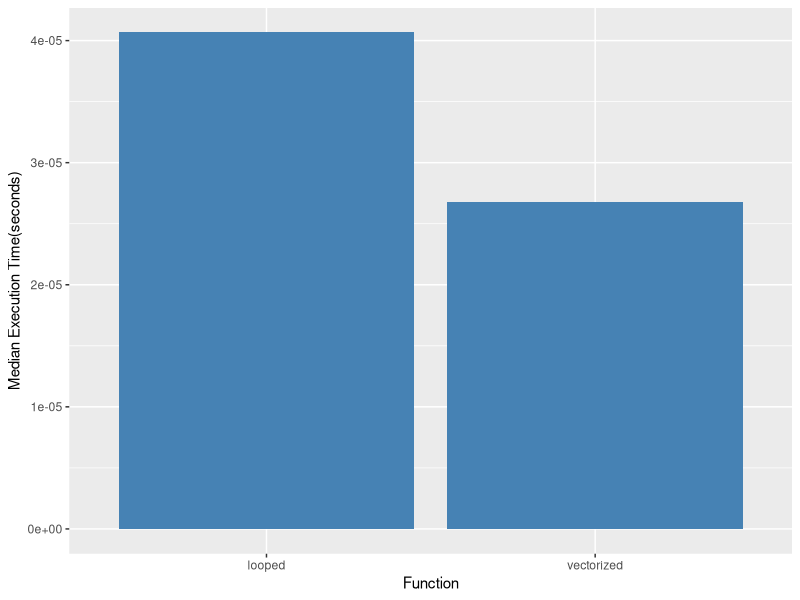
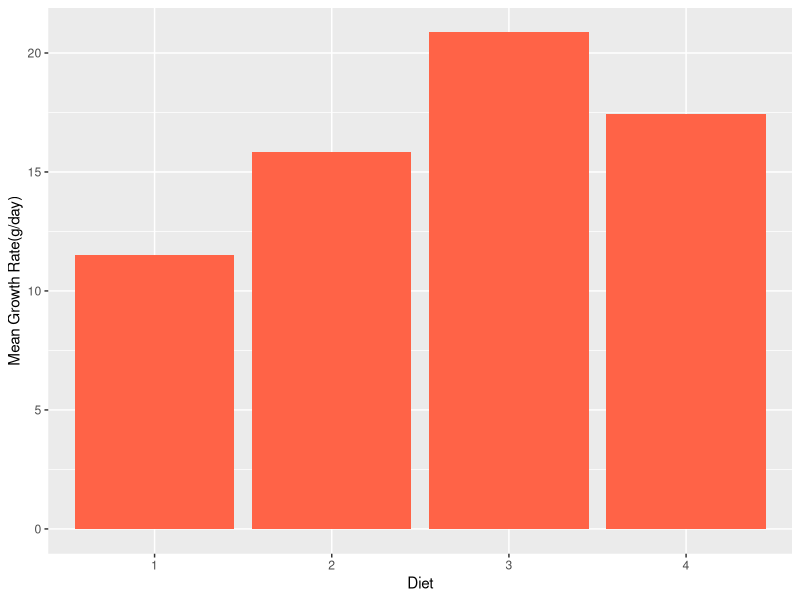
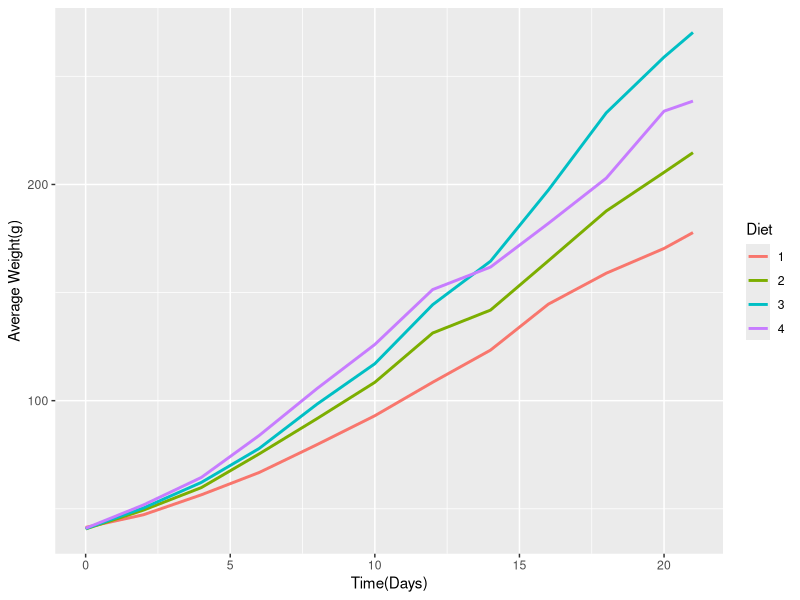

Here is the R script that generated these plots, in order:

# Your Name: Jun Zou
# Course: PHB 228, Assignment 1
# Date: 2025-4-6
# Description: This script provides solutions for Homework 1, focusing on R vectorization.

# Load required packages

library(tidyverse)
library(bench)

# Set seed for reproducibility
#We set a seed so that random processes produce consistent results each time the code is run.
set.seed(123)

# Part 2: Vectorization Implementation
# 1. Function Creation
vectorized_zscore <- function(x) {
  (x-mean(x))/sd(x)
  return(NULL) # Placeholder
}

loop_zscore <- function(x) {
  n<-length(x)
  z_scores<-numeric(n)  # create an empty numeric vector of length x
  x_mean<-mean(x)
  x_sd<-sd(x)
  
  for (i in seq_len(n)) {
    z_scores[i]<-(x[i]-x_mean)/x_sd
  }
  z_scores
  return(NULL) # Placeholder
}
#Test both functions on iris$Sepal.Length
# We verify they produce the same results.
z_vec<-vectorized_zscore(iris$Sepal.Length)
z_loop<-loop_zscore(iris$Sepal.Length)

# Print logical check: are they the same?
cat("Are the results identical? ",
    all.equal(z_vec,z_loop), "\n")
# 2. Performance Comparison
benchmark_results<-bench::mark(
  vectorized=vectorized_zscore(iris$Sepal.Length),
  looped=loop_zscore(iris$Sepal.Length),
  iterations=50
)

# Print the benchmarking results
print(benchmark_results)


# Create a bar plot comparing the *median* execution time 
# We extract the median execution times from benchmark_results and plot them.
benchmark_summary <- benchmark_results %>%
  select(expression, median) %>%
  # expression is a language object; convert to string for a nice label
  mutate(Function = as.character(expression),
         Median_Time = as.numeric(median))

# Make a simple bar plot of median execution times
benchmark_plot <- ggplot(benchmark_summary, aes(x = Function, y = Median_Time)) +
  geom_col(fill = "steelblue") +
  labs(
    x = "Function",
    y = "Median Execution Time(seconds)"
  ) 
# Save the plot
ggsave("zscore_benchmark.png", plot = benchmark_plot)



# 3. Applied Vectorization
# Use vectorized operations to create new columns in iris:
iris$Sepal.Length.Centered<-iris$Sepal.Length - mean(iris$Sepal.Length)
iris$Petal.Area<-iris$Petal.Length*iris$Petal.Width

#Create a new logical column: Sepal.Length.Above.Species.Avg
#indicating if a flower's sepal length is above its species' average
iris$Sepal.Length.Above.Species.Avg <- iris$Sepal.Length > ave(iris$Sepal.Length, 
                                                               iris$Species)

# explain why vectorization is generally faster in R:
# Vectorized operations in R are implemented in highly optimized internal code, which allows them to operate over entire vectors in a single step.
# Looping in R, especially using explicit for-loops, carries more overhead at the R interpreter level. Hence, vectorized code is much more faster.


# Part 3: Data Analysis with Vectorization

# 3.1 Data Preparation
#Examine the ChickWeight dataset
# Print structure and/or first rows. We'll do both here for clarity.
str(ChickWeight)
head(ChickWeight)

#Create a new column: Growth.Rate
# Growth.Rate = daily weight change, NA on first measurement for each chick
ChickWeight <- ChickWeight %>%
  group_by(Chick) %>%
  mutate(Growth.Rate = c(NA, diff(weight))) %>%
  ungroup()

# Create a new column: Max.Weight
ChickWeight <- ChickWeight %>%
  group_by(Chick) %>%
  mutate(Max.Weight = max(weight)) %>%
  ungroup()

# Create Weight.Gain.Percent:
#  percent change from the first to the last measurement for each chick
ChickWeight <- ChickWeight %>%
  group_by(Chick) %>%
  mutate(
    Weight.Gain.Percent = (dplyr::last(weight)-dplyr::first(weight)) /
      dplyr::first(weight) *100
  ) %>%
  ungroup()

# 2. Group Analysis

#Calculate summary statistics by diet group
#Average Growth Rate
#Mean Max Weight
diet_summary <- ChickWeight %>%
  group_by(Diet) %>%
  summarize(
    Avg.Growth.Rate = mean(Growth.Rate, na.rm = TRUE),
    Mean.Max.Weight = mean(Max.Weight, na.rm = TRUE)
  )

#Display the diet_summary data frame
print(diet_summary)


# 3. Visualization

# Bar plot of mean growth rate by diet group
p_growth <- ggplot(diet_summary, aes(x = Diet, y = Avg.Growth.Rate)) +
  geom_col(fill = "tomato") +
  labs(x = "Diet",y = "Mean Growth Rate(g/day)"
  )

ggsave("growth_rate_plot.png", plot = p_growth)

#Line plot: average weight over time by diet group
# First summarize average weight by diet, time
avg_weight_data <- ChickWeight %>%
  group_by(Diet, Time) %>%
  summarize(
    Avg.Weight = mean(weight, na.rm = TRUE),
    .groups = "drop"
  )

p_weight <- ggplot(avg_weight_data, aes(x = Time, y = Avg.Weight, color = Diet)) +
  geom_line(size = 1) +
  labs(
    x = "Time(Days)",y = "Average Weight(g)",color = "Diet"
  )

ggsave("avg_weight_plot.png", plot = p_weight)




# 4. Interpretation
#From the line plot, the top‐most curve demonstrates that diet 3 achieves a notably higher final weight than the others by around day20.
#The bar chart of average daily growth rates shows that diet 3 leads to the greatest overall growth rate.
#The benchmarking plot comparing “looped” versus “vectorized” z‐score calculations reveals a stark difference in performance—vectorized operations are more efficient,
#taking only a fraction of the execution time required by the looped approach.
